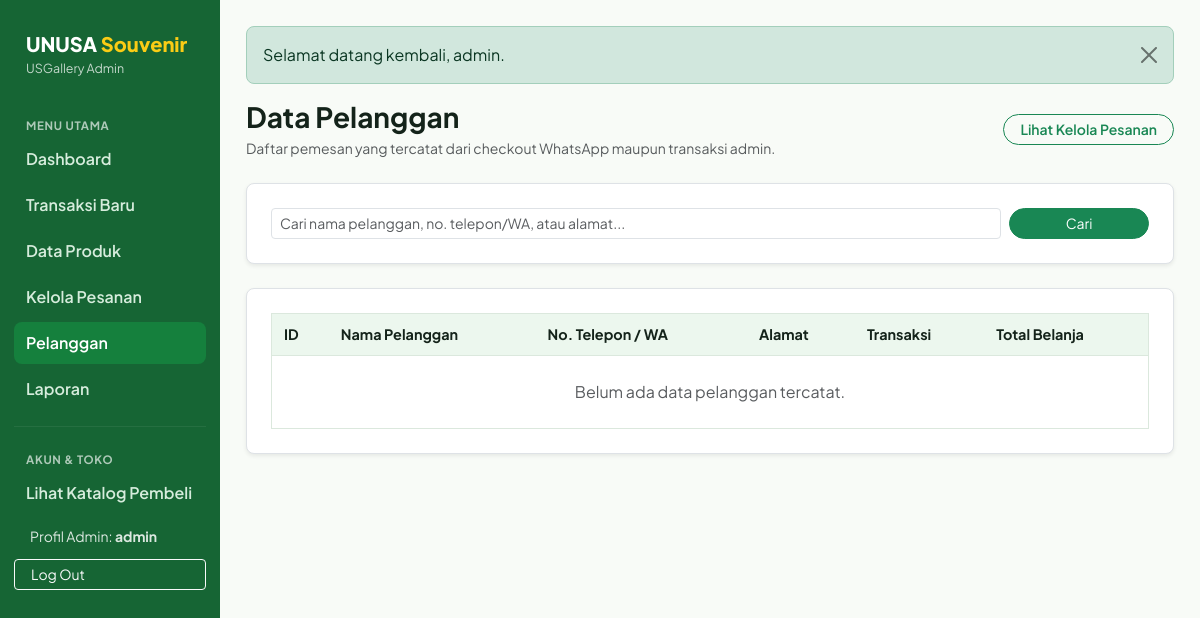
Before: /admin/pelanggan.php (signed in) with the older database file.
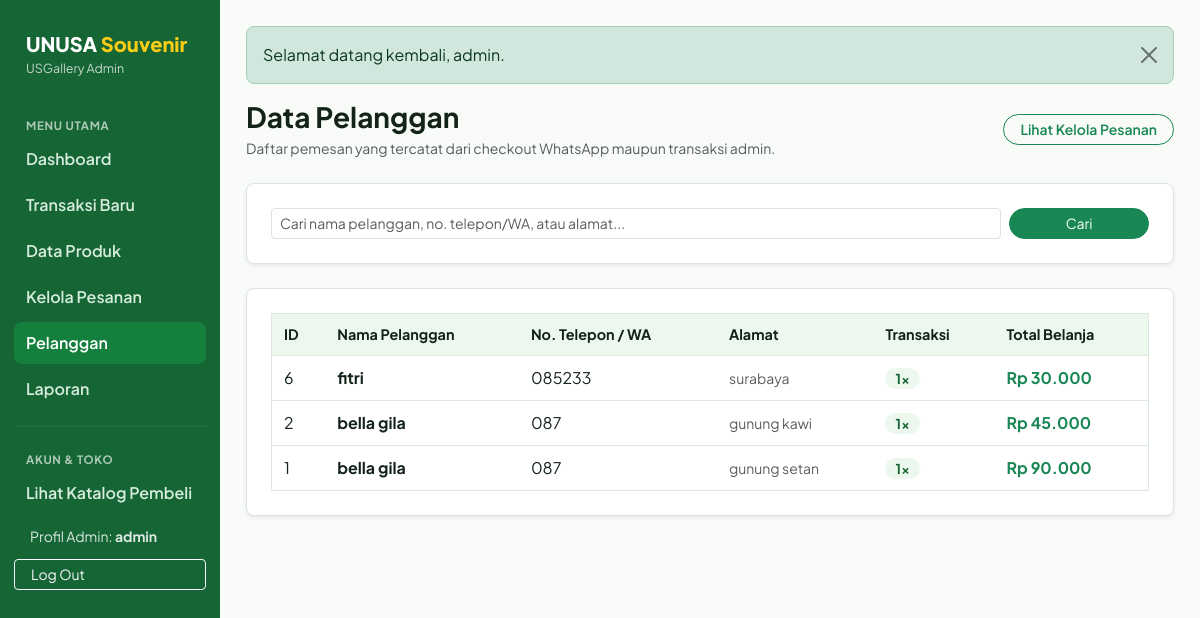
After: the same page with the newer database file.
### tables this page shows
CREATE TABLE `pelanggan` (
  `id_pelanggan` int(11) NOT NULL,
  `nama_pelanggan` varchar(100) NOT NULL,
  `no_telepon` varchar(20) DEFAULT NULL,
  `alamat` text DEFAULT NULL
);

### config.php (called while the page is built, shortened)
<?php
function e($s){return htmlspecialchars((string)$s,ENT_QUOTES,'UTF-8');}
function rp($n){return 'Rp '.number_format((float)$n,0,',','.');}

### admin/pelanggan.php (the view, shortened to what this page needs)
<?php
require_once __DIR__ . '/_layout.php';
$qPel = trim($_GET['q'] ?? '');
$sql = "
    SELECT pl.*,
           COUNT(t.id_transaksi) AS jumlah_transaksi,
           COALESCE(SUM(t.total_transaksi), 0) AS total_belanja,
           MAX(t.tanggal_transaksi) AS transaksi_terakhir
    FROM pelanggan pl
    LEFT JOIN transaksi t ON pl.id_pelanggan = t.id_pelanggan
    WHERE 1=1
";
$params = [];
$sql .= " GROUP BY pl.id_pelanggan ORDER BY pl.id_pelanggan DESC";
$stmt = $pdo->prepare($sql);
$stmt->execute($params);
$pelangganList = $stmt->fetchAll();
?>
<div class="d-flex flex-wrap justify-content-between align-items-center gap-2 mb-4">
  <div>
    <h1 class="h3 fw-bold mb-1">Data Pelanggan</h1>
    <p class="text-muted small mb-0">Daftar pemesan yang tercatat dari checkout WhatsApp maupun transaksi admin.</p>
  </div>
  <a href="kelola_pesanan.php" class="btn btn-sm btn-outline-success rounded-pill px-3 fw-semibold">
    Lihat Kelola Pesanan
  </a>
</div>
<div class="bg-white border rounded-3 p-4 shadow-sm mb-4">
  <form method="get" action="pelanggan.php" class="row g-2 align-items-center">
    <div class="col-sm-9 col-md-10">
      <input type="text" name="q" value="<?= e($qPel) ?>" class="form-control form-control-sm"
             placeholder="Cari nama pelanggan, no. telepon/WA, atau alamat...">
    </div>
    <div class="col-sm-3 col-md-2 d-flex gap-1">
      <button type="submit" class="btn btn-sm btn-success w-100 rounded-pill">Cari</button>
    </div>
  </form>
</div>
<div class="bg-white border rounded-3 p-4 shadow-sm">
  <div class="table-responsive">
    <table class="tbl">
      <thead>
        <tr>
          <th>ID</th>
          <th>Nama Pelanggan</th>
          <th>No. Telepon / WA</th>
          <th>Alamat</th>
          <th>Transaksi</th>
          <th>Total Belanja</th>
        </tr>
      </thead>
      <tbody>
        <?php if (empty($pelangganList)): ?>
          <tr>
            <td colspan="6" class="text-center text-muted py-4">Belum ada data pelanggan tercatat.</td>
          </tr>
        <?php else: ?>
          <?php foreach ($pelangganList as $pl): ?>
            <tr>
              <td><?= (int)$pl['id_pelanggan'] ?></td>
              <td class="fw-bold"><?= e($pl['nama_pelanggan'] ?? '-') ?></td>
              <td><?= e($pl['no_telepon'] ?: '-') ?></td>
              <td class="small text-muted"><?= e($pl['alamat'] ?: '-') ?></td>
              <td><span class="pill"><?= (int)($pl['jumlah_transaksi'] ?? 0) ?>x</span></td>
              <td class="fw-bold text-success"><?= e(rp((float)($pl['total_belanja'] ?? 0))) ?></td>
            </tr>
          <?php endforeach; ?>
        <?php endif; ?>
      </tbody>
    </table>
  </div>
</div>
<?php require_once __DIR__ . '/_footer.php'; ?>

Changed rows visible on the page:
added pelanggan: id_pelanggan "6", nama_pelanggan "fitri", no_telepon "085233", alamat "surabaya", jumlah_transaksi "1", total_belanja "Rp 30.000"
added pelanggan: id_pelanggan "2", nama_pelanggan "bella gila", no_telepon "087", alamat "gunung kawi", jumlah_transaksi "1", total_belanja "Rp 45.000"
added pelanggan: id_pelanggan "1", nama_pelanggan "bella gila", no_telepon "087", alamat "gunung setan", jumlah_transaksi "1", total_belanja "Rp 90.000"
Other visible differences:
text no longer shown: "Belum ada data pelanggan tercatat."
